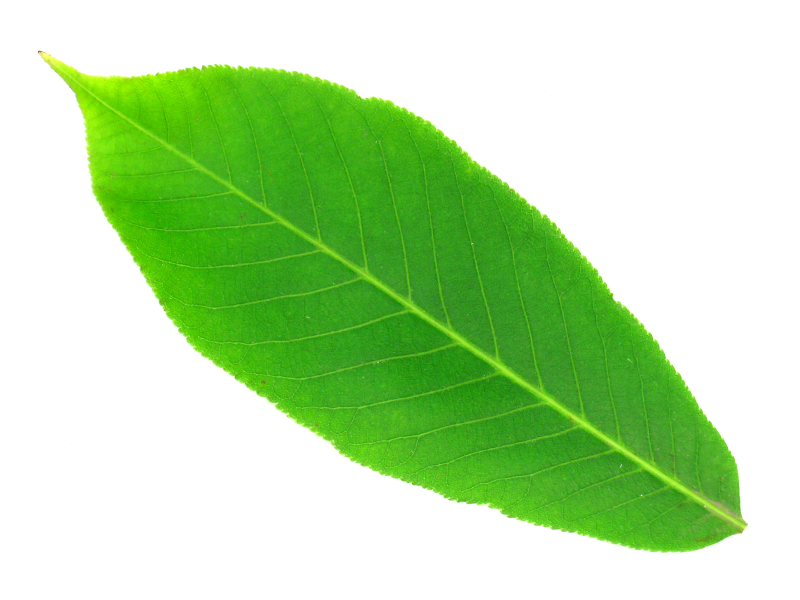
#> input picture data/standardleaves/2.jpg, 1600 x 1200 px, found by its file name (shown at 1/2 size)
$ python mato_grosso_analysis.py
#> lines starting #> are read from the running program, lines starting #| are printed output that depends on the picture; after the words box and inside, x2 and y2 are one past the last pixel; in counts of white or black regions, pixels touching at a corner belong together
# -*- coding: utf-8 -*-
"""
Created on Mon Mar 18 16:59:52 2019

@author: Abhimanyu
"""

import cv2
import numpy as np
import matplotlib.pyplot as plt

"""
ESTIMATE CHOROPHYLL
"""
img=cv2.imread("2.jpg")
#> img is the input picture: shape (1200, 1600, 3); mean B, G, R 167.3, 223.9, 184.6
img_b=cv2.blur(img,(3,3))
hsv=cv2.cvtColor(img_b, cv2.COLOR_BGR2HSV)
#> hsv: shape (1200, 1600, 3); mean H, S, V 20, 82.8, 223.9
lower_green = np.array([36, 25, 25])
upper_green = np.array([70, 255,255])
mask = cv2.inRange(hsv, lower_green, upper_green)
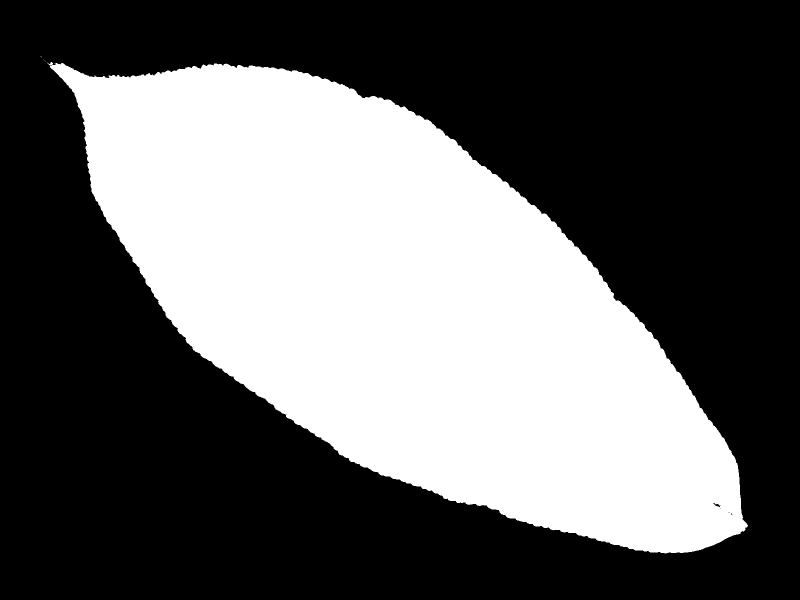
#> mask: shape (1200, 1600) (shown at 1/2 size); 38.5% white; 8 white regions (7 under 20 px), largest, box (x1, y1, x2, y2) and area: (95, 124, 1496, 1107) 739786
output = cv2.bitwise_and(img_b,img_b,mask=mask)
avg_color_per_row = np.average(output, axis=0)
#> avg_color_per_row = 1600 rows, first 8: [0, 0, 0], [0, 0, 0], [0, 0, 0], [0, 0, 0], [0, 0, 0], [0, 0, 0], [0, 0, 0], [0, 0, 0]
avg_color = np.average(avg_color_per_row, axis=0)
#> avg_color = [10.65, 67.21, 27.86]
avg_colour_round=np.round(avg_color, decimals=2)
#> avg_colour_round = [10.65, 67.21, 27.86]
chlorophyll=(avg_colour_round[1]-(avg_colour_round[2]/2)-(avg_colour_round[0]/2))
#> chlorophyll = 47.95


#########################################

"""
ANALYSE VEGETATION LOSS
"""
mg_2001=cv2.imread("mato grosso 2001.jpg")
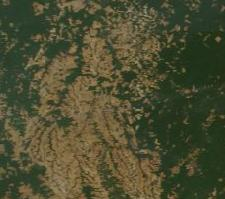
#> input picture data/mato grosso 2001.jpg, 225 x 199 px, found by its file name
#> mg_2001 is the input picture: shape (199, 225, 3); mean B, G, R 49.3, 77.2, 76.6
mg_2005=cv2.imread("mato grosso 2005.jpg")
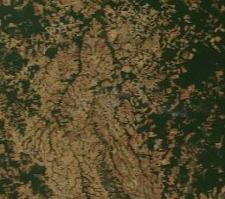
#> input picture data/mato grosso 2005.jpg, 225 x 199 px, found by its file name
#> mg_2005 is the input picture: shape (199, 225, 3); mean B, G, R 42.8, 72.4, 80.9
mg_2010=cv2.imread("mato grosso 2010.jpg")
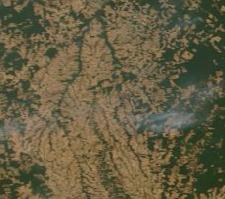
#> input picture data/mato grosso 2010.jpg, 225 x 199 px, found by its file name
#> mg_2010 is the input picture: shape (199, 225, 3); mean B, G, R 67.2, 94, 102.3
mg_2017=cv2.imread("mato grosso 2017.jpg")
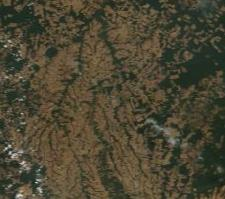
#> input picture data/mato grosso 2017.jpg, 225 x 199 px, found by its file name
#> mg_2017 is the input picture: shape (199, 225, 3); mean B, G, R 50.7, 70.2, 75.8


mg_2001=cv2.resize(mg_2001,(250,250),interpolation = cv2.INTER_AREA)
#> mg_2001: shape (250, 250, 3)
mg_2005=cv2.resize(mg_2005,(250,250),interpolation = cv2.INTER_AREA)
#> mg_2005: shape (250, 250, 3)
mg_2010=cv2.resize(mg_2010,(250,250),interpolation = cv2.INTER_AREA)
#> mg_2010: shape (250, 250, 3)
mg_2017=cv2.resize(mg_2017,(250,250),interpolation = cv2.INTER_AREA)
#> mg_2017: shape (250, 250, 3)


hsv_2001=cv2.cvtColor(mg_2001, cv2.COLOR_BGR2HSV)
#> hsv_2001: shape (250, 250, 3); mean H, S, V 34.8, 104.3, 82.7
hsv_2005=cv2.cvtColor(mg_2005, cv2.COLOR_BGR2HSV)
#> hsv_2005: shape (250, 250, 3); mean H, S, V 26.6, 127.3, 83
hsv_2010=cv2.cvtColor(mg_2010, cv2.COLOR_BGR2HSV)
#> hsv_2010: shape (250, 250, 3); mean H, S, V 27, 91.6, 104.5
hsv_2017=cv2.cvtColor(mg_2017, cv2.COLOR_BGR2HSV)
#> hsv_2017: shape (250, 250, 3); mean H, S, V 27.7, 88.2, 77.4

#define green range
#lower_green = np.array([36, 65, 75])
#upper_green = np.array([70, 255,255])
lower_green = np.array([36, 0, 0])
upper_green = np.array([85, 255,255])

#create binary mask image
mask_2001 = cv2.inRange(hsv_2001, lower_green, upper_green)
#> mask_2001: shape (250, 250); 44.9% white; 29 white regions (10 under 20 px), largest, box (x1, y1, x2, y2) and area: (146, 0, 250, 250) 17673, (0, 0, 117, 145) 7015, (0, 208, 53, 250) 1148
mask_2005 = cv2.inRange(hsv_2005, lower_green, upper_green)
#> mask_2005: shape (250, 250); 18.1% white; 50 white regions (16 under 20 px), largest, box (x1, y1, x2, y2) and area: (166, 118, 250, 242) 3856, (195, 51, 250, 116) 2063, (182, 0, 250, 41) 1397
mask_2010 = cv2.inRange(hsv_2010, lower_green, upper_green)
#> mask_2010: shape (250, 250); 19.2% white; 45 white regions (13 under 20 px), largest, box (x1, y1, x2, y2) and area: (152, 46, 250, 189) 4784, (216, 139, 250, 241) 1976, (182, 0, 250, 49) 1610
mask_2017 = cv2.inRange(hsv_2017, lower_green, upper_green)
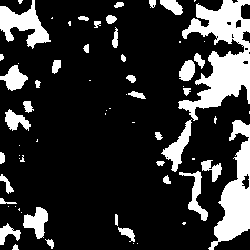
#> mask_2017: shape (250, 250); 19.4% white; 67 white regions (29 under 20 px), largest, box (x1, y1, x2, y2) and area: (178, 0, 250, 121) 4049, (208, 120, 250, 250) 2354, (0, 0, 51, 49) 1136

#threshold masks
_,mask01= cv2.threshold(mask_2001,127,255,cv2.THRESH_BINARY)
_,mask05= cv2.threshold(mask_2005,127,255,cv2.THRESH_BINARY)
_,mask10= cv2.threshold(mask_2010,127,255,cv2.THRESH_BINARY)
_,mask17= cv2.threshold(mask_2017,127,255,cv2.THRESH_BINARY)

"""
#analysis
an=np.zeros_like(mask01)
for i in range(500):
    for j in range(500):
        if(mask01[i,j]==255 and mask05[i,j]==255):
            an[i,j]=0
        if(mask01[i,j]==255 and mask05[i,j]==0):
            an[i,j]=255
        if(mask01[i,j]==0 and mask05[i,j]==255):
            an[i,j]=150
        if(mask01[i,j]==0 and mask05[i,j]==0):
            an[i,j]=0
an=np.array(an)

an2=np.zeros_like(mask10)
for i in range(500):
    for j in range(500):
        if(mask01[i,j]==255 and mask10[i,j]==255):
            an2[i,j]=0
        if(mask01[i,j]==255 and mask10[i,j]==0):
            an2[i,j]=255
        if(mask01[i,j]==0 and mask10[i,j]==255):
            an2[i,j]=150
        if(mask01[i,j]==0 and mask10[i,j]==0):
            an2[i,j]=0
an2=np.array(an2)
"""
an3=np.zeros_like(mask17)
for i in range(250):
    for j in range(250):
        if(mask01[i,j]==255 and mask17[i,j]==255):
            an3[i,j]=0
        if(mask01[i,j]==255 and mask17[i,j]==0):
            an3[i,j]=255
        if(mask01[i,j]==0 and mask17[i,j]==255):
            an3[i,j]=150
        if(mask01[i,j]==0 and mask17[i,j]==0):
            an3[i,j]=0
an3=np.array(an3)


num=250*250;
#vegetation in 2001
count=0
for m in range(250):
    for n in range(250):
        if (mask01[m,n]==255):
            count=count+1
veg_01=np.round((count/num)*100, decimals=2)
print("original vegetation percentage:",veg_01," %")

#vegetation in 2005
count2=0
for m in range(250):
    for n in range(250):
        if (mask05[m,n]==255):
            count2=count2+1
veg_05=np.round((count2/num)*100, decimals=2)
print("2005 vegetation percentage:",veg_05," %")

#vegetation in 2010
count3=0
for m in range(250):
    for n in range(250):
        if (mask10[m,n]==255):
            count3=count3+1

veg_10=np.round((count3/num)*100, decimals=2)
print("2010 vegetation percentage:",veg_10," %")

#vegetation in 2017
count4=0
for m in range(250):
    for n in range(250):
        if (mask17[m,n]==255):
            count4=count4+1

veg_17=np.round((count4/num)*100, decimals=2)
print("2017 vegetation percentage:",veg_17," %")

total=175*175
print("total area is ",total," sq km")
area_v_01=total*(veg_01/100)
area_v_05=total*(veg_05/100)
area_v_10=total*(veg_10/100)
area_v_17=total*(veg_17/100)

print("Oxygen production (cu mm/year/sq km)")
oxg_01=(chlorophyll*9*365*15.652114*area_v_01)/1000000
#> oxg_01 = 33867.3
oxg_05=(chlorophyll*9*365*15.652114*area_v_05)/1000000
#> oxg_05 = 13698
oxg_10=(chlorophyll*9*365*15.652114*area_v_10)/1000000
#> oxg_10 = 14505.9
oxg_17=(chlorophyll*9*365*15.652114*area_v_17)/1000000
#> oxg_17 = 14679.6


x=[2001,2005,2010,2017]
y=[oxg_01,oxg_05,oxg_10,oxg_17]
#> y = [33867.3, 13698, 14505.9, 14679.6]

plt.plot(x,y)

print("black area: no change\ngrey area: new areas of vegetation in new year\nwhite area: loss of vegetation")

cv2.imshow("2001",mg_2001)
#cv2.imshow("2005",mask05)
#cv2.imshow("2010",mask10)
cv2.imshow("2017",mg_2017)

#cv2.imshow("2014",mask14)
cv2.imshow("2001-2017",an3)
cv2.waitKey(0)
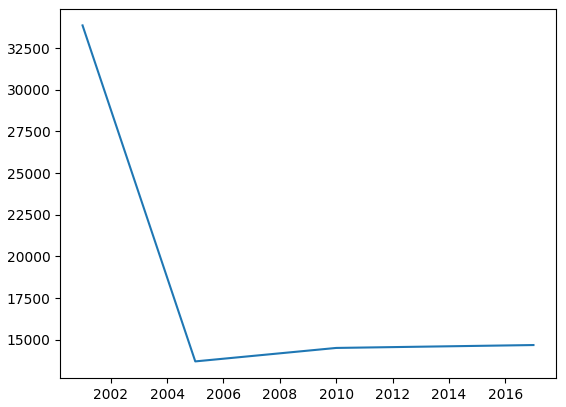
#> figure drawn by matplotlib, 1 panel
